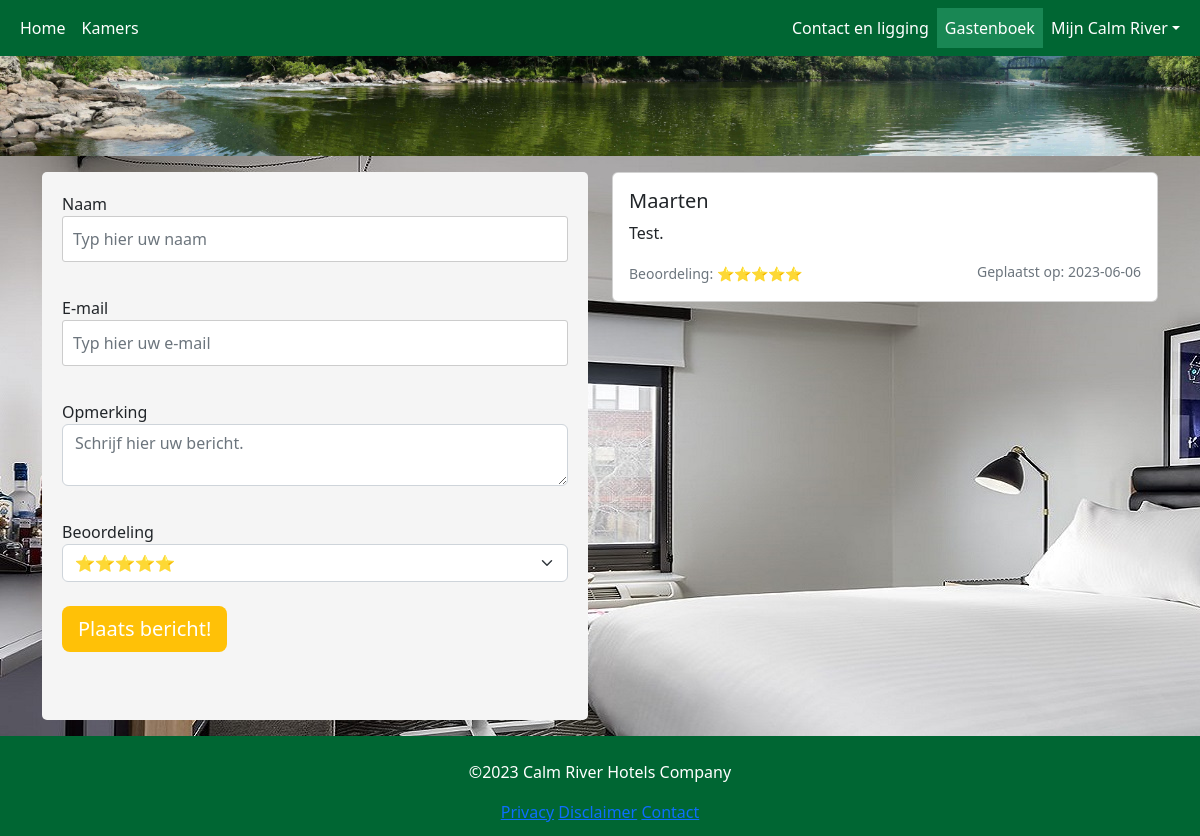
The app's page /reviews, older data.
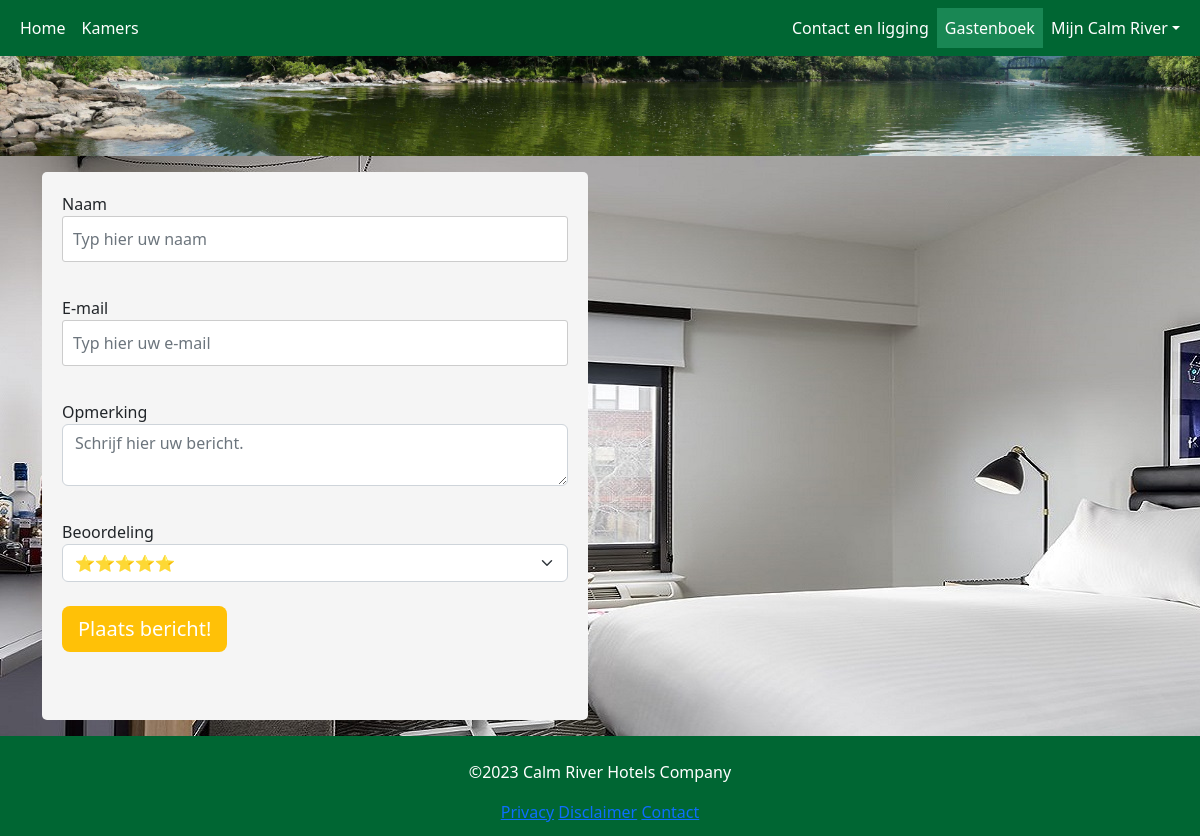
The same page, newer data.
### models/Review.py (models this page shows, shortened)
class Review(db.Model):
    __tablename__ = 'reviews'
    id = db.Column(db.Integer, primary_key=True)
    name = db.Column(db.String(50), index=True)
    rating_id = db.Column(db.Integer, default=5, index=True)
    email = db.Column(db.String(255))
    comment = db.Column(db.Text, nullable=True)
    created_at = db.Column(db.DateTime, nullable=True, unique=False, index=False, default=datetime.utcnow)
    updated_at = db.Column(db.DateTime, nullable=True, unique=False, index=False, default=datetime.utcnow)

### app.py (the view, shortened to what this page needs)
@app.route('/reviews', methods=['GET', 'POST'])
def reviews():
    active_page = 'reviews'
    session["url"] = active_page
    reviews = Review.query.order_by(Review.created_at.desc()).limit(10).all()
    form = ReviewForm()
    return render_template('reviews/index.html', form=form, reviews=reviews, active_page=active_page)

### forms.py
class ReviewForm(FlaskForm):
    name = StringField('Naam', validators=[DataRequired()],
                       render_kw={"placeholder": "Typ hier uw naam", "class": "form-control"})
    email = StringField('E-mail', validators=[DataRequired(), Email()],
                        render_kw={"placeholder": "Typ hier uw e-mail", "class": "form-control"})
    comment = TextAreaField('Opmerking', render_kw={"placeholder": "Schrijf hier uw bericht.", "class": "form-control"})
    rating_id = SelectField('Beoordeling',
                            choices=[('5', '⭐⭐⭐⭐⭐'), ('4', '⭐⭐⭐⭐'), ('3', '⭐⭐⭐'), ('2', '⭐⭐'), ('1', '⭐')],
                            validators=[DataRequired()], render_kw={"class": "form-select"})
    submit = SubmitField('Plaats bericht!', render_kw={"class": "btn btn-lg btn-warning mb-5 me-3 text-white"})

### templates/reviews/index.html (shortened to what this page needs)
{% extends "base.html" %}
{% block content %}
<div class="container mt-3">
<div class="row">
  <div class="col-md-6 mb-3">
    <form method="POST">
        {{ form.name.label }} {{ form.name() }}<br>
        {{ form.email.label }} {{ form.email() }}<br>
        {{ form.comment.label }} {{ form.comment() }}<br>
        {{ form.rating_id.label }} {{ form.rating_id() }}<br>
        {{ form.submit() }}
    </form>
  </div>
  <div class="col-md-6">
    {% for review in reviews %}
    <div class="card mb-3">
      <div class="card-body">
        <h5 class="card-title">{{ review.name }}</h5>
        <p class="card-text">{{ review.comment }}</p>
        <p class="card-text">
            <small class="text-muted">Beoordeling: {{ review.rating_id * '⭐' }}</small>
            <small class="text-muted float-end">Geplaatst op: {{ review.created_at.strftime('%Y-%m-%d') }}</small>
        </p>
      </div>
    </div>
    {% endfor %}
  </div>
</div>
</div>
{% endblock %}

Row changes from the older to the newer data that the page shows:
removed Review: name "Maarten", comment "Test.", rating_id "⭐⭐⭐⭐⭐", created_at "2023-06-06"
